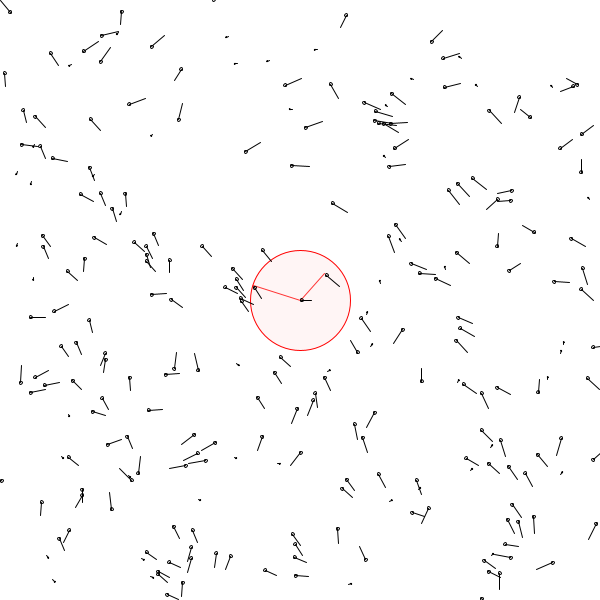
Frame 1 (no input)
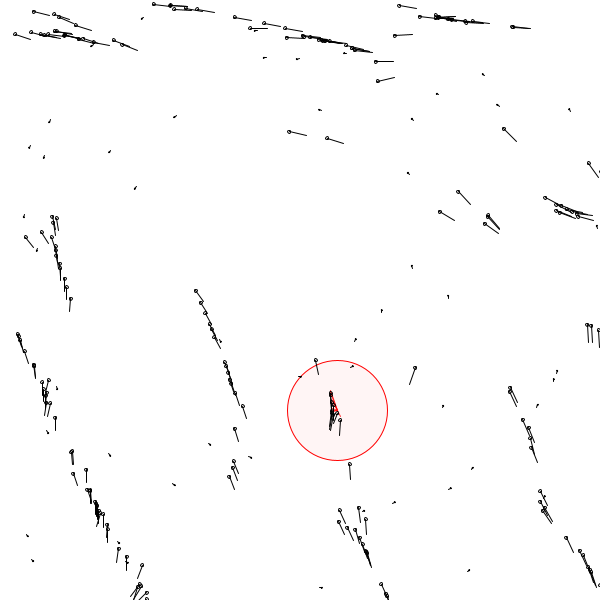
Frame 60 (the mouse pressed at the canvas centre just before this capture)
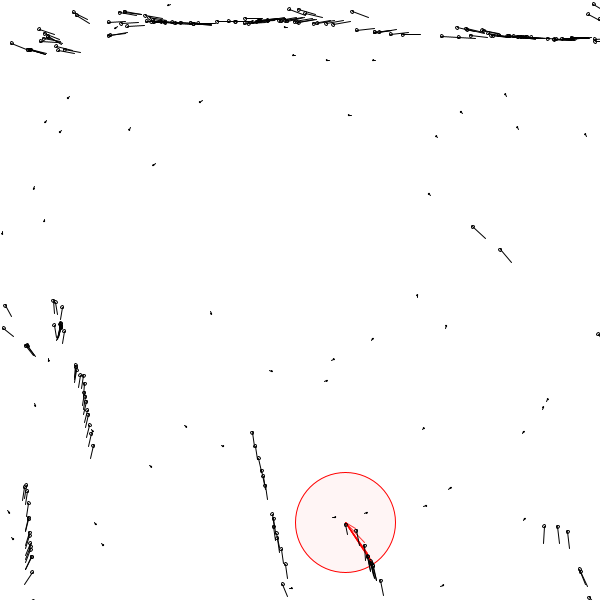
Frame 120 (the mouse held since frame 60 and released just before this capture)

The Processing sketch that drew these frames (run headless with seeded random() and noise(); from frame 60 on, the mouse is pressed at the canvas centre):

// Processing sketch: boidscg
// ── boidscg.pde
Boid[] boids;
Boid[] trash;
int NUM = 200;
int tNUM = 50;

void setup() {
    size(600, 600);
    boids = new Boid[NUM];
    PVector p = new PVector(width/2,height/2);
    PVector d = new PVector(random(0,2*PI),2);
    boids[0] = new Boid(p, d, 50,3);
    for (int i=1; i<NUM; i++) {
        PVector pos = new PVector(random(0,width),random(0,height));
        PVector dir = new PVector(random(0,2*PI),3);
        boids[i] = new Boid(pos, dir, 50,3);
    }
    trash = new Boid[tNUM];
    for (int i=0; i<tNUM; i++) {
        PVector pos = new PVector(random(0,width),random(0,height));
        PVector dir = new PVector(0,0);
        trash[i] = new Boid(pos, dir, 0, 1);
    }
    
    
}

void draw() {
    background(255);
    
    /*/ //test one search
    //boids[0].pos.set(mouseX,mouseY); //test code
    for (int i=1; i<NUM; i++) {
        boids[0].sensor(boids[i]);
    }
    boids[0].showSensorRange();
    /*/ //All search
    for (int i=0; i<NUM; i++) {
        for (int j=0; j<NUM; j++) {
            if(i==j) continue;
            boids[i].sensor(boids[j]);
        }
        //boids[i].showSensorRange();
        //boids[i].showSensorLine();
    }
    //*/
    //boids[0].setDirc(atan2(mouseY-boids[0].pos.y, mouseX-boids[0].pos.x));
    //boids[0].pos.set(mouseX,mouseY);
    boids[0].showSensorRange();
    boids[0].showSensorLine();
    
    //println(boids[0].pos);
    //println(boids[0].getDist(boids[1].pos));
    //println(cos(PI));
    
    for (int i=0; i<NUM; i++) {
        boids[i].update();
        boids[i].show();
    }
    
    for (int i=0; i<tNUM; i++) {
        trash[i].update();
        trash[i].show();
    }
    
    //translate(mouseX,mouseY);
    
    //float a = atan2(mouseY-height/2, mouseX-width/2);
    //println(degrees(a));
}

// ── Boid.pde
class Boid {
    PVector pos;
    PVector vel;
    PVector dir;
    PVector acc;
    PVector ppos; // previos position
    float dm = 20; //obj ellipse diamiter
    float range;
    float centerX = width/2;
    float centerY = height/2;
    //PVector v; // Sensed other obj's position vector
    ArrayList<Boid> mates;
    

    /**
    _pos(POSITION x, POSITION y)
    _dir(RADIAN angle, FLOAT power)
    _range(DISTANCE sensor)
    */
    Boid(PVector _pos, PVector _dir, float _range, float _dm) {
        pos = _pos;
        vel = new PVector(cos(_dir.x),sin(_dir.x)).mult(_dir.y);
        dir = _dir;
        range = _range;
        mates = new ArrayList<Boid>();
        acc = new PVector(0,0);
        ppos = pos;
        dm = _dm;
        
    }
    
    void setDirc(float _d) {
        dir.x = _d;
    }
    
    //void setAcc(float _x, float _y) {
    //    acc.set(_x, _y);
    //}

    void update() {
        openMap();
        //boundMap();
        //closeMap();
        //vel.set(cos(dir.x),sin(dir.x)).mult(dir.y);
        // 途中で止まらないように
        // 画面の中心にひきつける
        //float dirc = atan2(mouseY-pos.y, mouseX-pos.x);
        float dirc = atan2(centerY-pos.y, centerX-pos.x);
        acc.set(cos(dirc),sin(dirc));
        acc.mult(0.2);
        // いつもの情報更新
        vel.normalize(); // 方向のみを決めるために速度を正規化
        vel.mult(dir.y); // 速度を改めて決める
        if(vel.x<=1e-3 && vel.y<=1e-3) {
            //vel = PVector.random2D().mult(dir.y);
            //vel.set(cos(dir.x),sin(dir.x)).mult(dir.y);
        }
        // 空間にぐるぐる回転するベクトル
        float agl = atan2(pos.y-centerY, pos.x-centerX);
        vel.add(new PVector(-sin(agl),cos(agl)).mult(0.5));
        //vel.add(acc);
        pos.add(vel);
        mates.clear();
        //moveCamera();
    }

    void show() {
        noFill();
        stroke(0);
        ellipse(pos.x, pos.y, dm, dm);
        float p = 10/2;
        line(pos.x, pos.y, pos.x+p*vel.x, pos.y+p*vel.y);
    }
    
    void addMate(Boid _m) {
        mates.add(_m);
    }

    private float getDist(PVector _v) {
        return dist(pos.x, pos.y, _v.x, _v.y);
    }

    public void showSensorRange() {
        //noFill();
        fill(255,0,0,10);
        stroke(255, 0, 0);
        ellipse(pos.x, pos.y, range*2, range*2);
    }
    
    public void showSensorLine() {
        if(!mates.isEmpty()){
            for(int i=0; i<mates.size(); i++) {
                stroke(255,0,0,200);
                line(pos.x, pos.y, mates.get(i).pos.x, mates.get(i).pos.y);
            }
        }
    }
    
    // main dissue
    void sensor(Boid _mate) {
        PVector v = _mate.pos;
        if (getDist(v) < range) {
            mates.add(_mate);
            
            cohese();
            separate(v);
            align();
            //collide();
        }
    }
    
    // 衝突回避
    void separate(PVector _v) {
        //if(range > getDist(_v)) {
        //    float dirc = -atan2(_v.y-pos.y, _v.x-pos.x);
        //    vel.add(cos(dirc),sin(dirc)).mult(1);
        //}
        PVector s = new PVector(0,0);
        //if(!mates.isEmpty()){
            for(int i=0; i<mates.size(); i++) {
                if(dm*8 > getDist(mates.get(i).pos)) {
                    s.add(mates.get(i).pos);
                }
            }
            s.add(pos);
            s.div(mates.size()+1);
        //}
        float dirc = atan2(s.y-pos.y, s.x-pos.x);
        vel.sub(s.set(cos(dirc),sin(dirc)).mult(dir.y).normalize()).mult(1);
        //float dirc = -atan2(s.y-pos.y, s.x-pos.x);
        //vel.set(s.set(cos(dirc),sin(dirc)).mult(dir.y).normalize()).mult(1);
    }
    
    // 進路一致
    void align() {
        //setDirc(atan2(_v.y-pos.y, _v.x-pos.x));
        PVector v = new PVector(0,0);
        if(!mates.isEmpty()){
            for(int i=0; i<mates.size(); i++) {
                v.add(mates.get(i).vel);
            }
            v.normalize();
        }
        vel.add(v.mult(1));
    }
    
    // 凝縮
    void cohese() {
        PVector s = new PVector(0,0);
        if(!mates.isEmpty()){
            for(int i=0; i<mates.size(); i++) {
                s.add(mates.get(i).pos);
            }
            s.add(pos);
            s.div(mates.size()+1);
        }
        float dirc = atan2(s.y-pos.y, s.x-pos.x);
        vel.add(new PVector(cos(dirc),sin(dirc)).mult(dir.y).normalize());
    }
    
    //衝突
    void collide() {
        if(!mates.isEmpty()){
            for(int i=0; i<mates.size(); i++) {
                if(dm > getDist(mates.get(i).pos)) {
                    float dirc = -atan2(mates.get(i).pos.y-pos.y, mates.get(i).pos.x-pos.x);
                    vel.add(new PVector(cos(dirc),sin(dirc)).mult(dir.y));
                }
            }
        }
    }
    
    float x = centerX;
    float y = centerY;
    void moveCamera() {
        float R = 100;
        float S = 5;
        if(mousePressed) {
        if(mouseX < centerX-R) {
            pos.x += S;
            x+=S;
        }
        else if(mouseX > centerX+R) {
            pos.x -= S;
            x-=S;
        }
        if(mouseY < centerY-R) {
            pos.y += S;
            y+=S;
        }
        else if(mouseY > centerY+R) {
            pos.y -= 5;
            y-=S;
        }
        }
        noFill();
        stroke(0,1);
        ellipse(centerX,centerY,R,R);
        stroke(0);
        line(x-10,y,x+10,y);
        line(x,y-10,x,y+10);
    }
    
    // 下から上，左から右，ドラクエマップ方式
    private void openMap() {
        // about X position
        if (pos.x < -dm) {
            pos.x = width + pos.x + dm;
        } else if (pos.x > width + dm) {
            pos.x = pos.x - width - dm;
        }
        // about Y position
        if (pos.y < -dm) {
            pos.y = height + pos.y + dm;
        } else if (pos.y > height + dm) {
            pos.y = pos.y - height - dm;
        }
    }
    
    // 画面外からからそのまま帰ってくる
    private void boundMap() {
        float dirc = atan2(height/2-pos.y, width/2-pos.x);
        // about X position
        if (pos.x < -100 || pos.x > width + 100) {
            //vel.x *= -1;
            vel.set(cos(dirc),sin(dirc));
        } 
        // about Y position
        else if (pos.y < -100 || pos.y > height + 100) {
            //pos.y *= -1;
            vel.set(cos(dirc),sin(dirc));
        }
        else {
            //acc.set(0,0);
        }
    }
    
    // 画面から出ない
    private void closeMap() {
        // about X position
        if (pos.x < dm/2) {
            pos.x = dm/2;
        } else if (pos.x > width - dm/2) {
            pos.x = width - dm/2;
        }
        // about Y position
        if (pos.y < dm/2) {
            pos.y = dm/2;
        } else if (pos.y > height - dm/2) {
            pos.y = height - dm/2;
        }
    }
    
};
